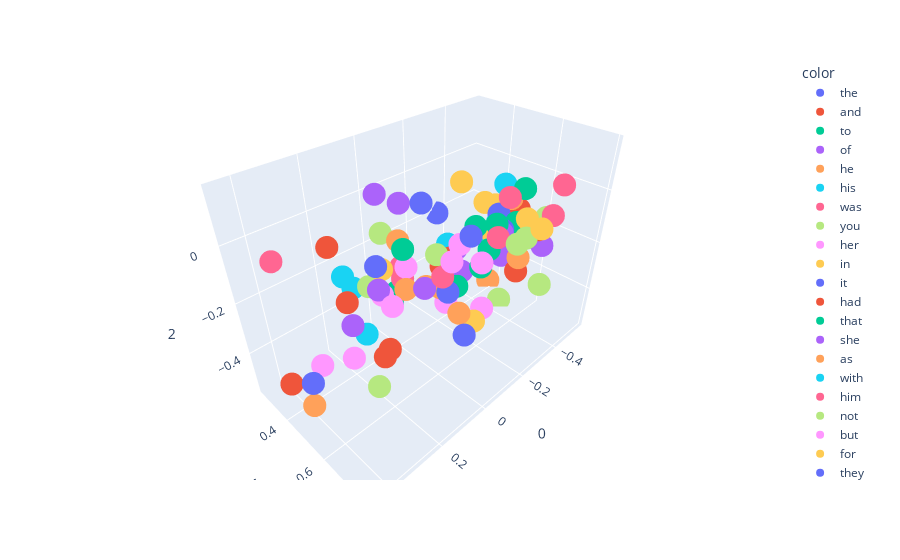

The notebook cell this image was saved under:
### Code cell
import plotly.express as px
fig = px.scatter_3d(X[:100], x=0, y=1, z=2, color=y[:100])   # you can also use like this X[200:300]
fig.show()

### Figure 1 — Plotly figure (JSON) as saved in the notebook; plotly's stock layout.template omitted (floating-point values rounded to 4 significant figures)
{"data": [{"hovertemplate": "color=the<br>0=%{x}<br>1=%{y}<br>2=%{z}<extra></extra>", "legendgroup": "the", "marker": {"color": "#636efa", "symbol": "circle"}, "mode": "markers", "name": "the", "scene": "scene", "showlegend": true, "type": "scatter3d", "x": [0.2239], "y": [0.5856], "z": [-0.01768]}, {"hovertemplate": "color=and<br>0=%{x}<br>1=%{y}<br>2=%{z}<extra></extra>", "legendgroup": "and", "marker": {"color": "#EF553B", "symbol": "circle"}, "mode": "markers", "name": "and", "scene": "scene", "showlegend": true, "type": "scatter3d", "x": [0.2188], "y": [0.3511], "z": [-0.0674]}, {"hovertemplate": "color=to<br>0=%{x}<br>1=%{y}<br>2=%{z}<extra></extra>", "legendgroup": "to", "marker": {"color": "#00cc96", "symbol": "circle"}, "mode": "markers", "name": "to", "scene": "scene", "showlegend": true, "type": "scatter3d", "x": [-0.2525], "y": [0.5538], "z": [-0.2697]}, {"hovertemplate": "color=of<br>0=%{x}<br>1=%{y}<br>2=%{z}<extra></extra>", "legendgroup": "of", "marker": {"color": "#ab63fa", "symbol": "circle"}, "mode": "markers", "name": "of", "scene": "scene", "showlegend": true, "type": "scatter3d", "x": [0.06559], "y": [0.3969], "z": [0.06685]}, {"hovertemplate": "color=he<br>0=%{x}<br>1=%{y}<br>2=%{z}<extra></extra>", "legendgroup": "he", "marker": {"color": "#FFA15A", "symbol": "circle"}, "mode": "markers", "name": "he", "scene": "scene", "showlegend": true, "type": "scatter3d", "x": [-0.06401], "y": [0.5442], "z": [-0.2646]}, {"hovertemplate": "color=his<br>0=%{x}<br>1=%{y}<br>2=%{z}<extra></extra>", "legendgroup": "his", "marker": {"color": "#19d3f3", "symbol": "circle"}, "mode": "markers", "name": "his", "scene": "scene", "showlegend": true, "type": "scatter3d", "x": [0.0866], "y": [0.2644], "z": [-0.335]}, {"hovertemplate": "color=was<br>0=%{x}<br>1=%{y}<br>2=%{z}<extra></extra>", "legendgroup": "was", "marker": {"color": "#FF6692", "symbol": "circle"}, "mode": "markers", "name": "was", "scene": "scene", "showlegend": true, "type": "scatter3d", "x": [-0.04942], "y": [0.3729], "z": [-0.3075]}, {"hovertemplate": "color=you<br>0=%{x}<br>1=%{y}<br>2=%{z}<extra></extra>", "legendgroup": "you", "marker": {"color": "#B6E880", "symbol": "circle"}, "mode": "markers", "name": "you", "scene": "scene", "showlegend": true, "type": "scatter3d", "x": [-0.5113], "y": [0.629], "z": [-0.1466]}, {"hovertemplate": "color=her<br>0=%{x}<br>1=%{y}<br>2=%{z}<extra></extra>", "legendgroup": "her", "marker": {"color": "#FF97FF", "symbol": "circle"}, "mode": "markers", "name": "her", "scene": "scene", "showlegend": true, "type": "scatter3d", "x": [0.0341], "y": [0.3605], "z": [-0.3423]}, {"hovertemplate": "color=in<br>0=%{x}<br>1=%{y}<br>2=%{z}<extra></extra>", "legendgroup": "in", "marker": {"color": "#FECB52", "symbol": "circle"}, "mode": "markers", "name": "in", "scene": "scene", "showlegend": true, "type": "scatter3d", "x": [0.1108], "y": [0.4639], "z": [-0.1445]}, {"hovertemplate": "color=it<br>0=%{x}<br>1=%{y}<br>2=%{z}<extra></extra>", "legendgroup": "it", "marker": {"color": "#636efa", "symbol": "circle"}, "mode": "markers", "name": "it", "scene": "scene", "showlegend": true, "type": "scatter3d", "x": [-0.03654], "y": [0.6019], "z": [-0.2356]}, {"hovertemplate": "color=had<br>0=%{x}<br>1=%{y}<br>2=%{z}<extra></extra>", "legendgroup": "had", "marker": {"color": "#EF553B", "symbol": "circle"}, "mode": "markers", "name": "had", "scene": "scene", "showlegend": true, "type": "scatter3d", "x": [-0.09862], "y": [0.5115], "z": [-0.2116]}, {"hovertemplate": "color=that<br>0=%{x}<br>1=%{y}<br>2=%{z}<extra></extra>", "legendgroup": "that", "marker": {"color": "#00cc96", "symbol": "circle"}, "mode": "markers", "name": "that", "scene": "scene", "showlegend": true, "type": "scatter3d", "x": [-0.2619], "y": [0.6014], "z": [-0.0833]}, {"hovertemplate": "color=she<br>0=%{x}<br>1=%{y}<br>2=%{z}<extra></extra>", "legendgroup": "she", "marker": {"color": "#ab63fa", "symbol": "circle"}, "mode": "markers", "name": "she", "scene": "scene", "showlegend": true, "type": "scatter3d", "x": [-0.0258], "y": [0.5082], "z": [-0.2653]}, {"hovertemplate": "color=as<br>0=%{x}<br>1=%{y}<br>2=%{z}<extra></extra>", "legendgroup": "as", "marker": {"color": "#FFA15A", "symbol": "circle"}, "mode": "markers", "name": "as", "scene": "scene", "showlegend": true, "type": "scatter3d", "x": [0.009214], "y": [0.4554], "z": [-0.2791]}, {"hovertemplate": "color=with<br>0=%{x}<br>1=%{y}<br>2=%{z}<extra></extra>", "legendgroup": "with", "marker": {"color": "#19d3f3", "symbol": "circle"}, "mode": "markers", "name": "with", "scene": "scene", "showlegend": true, "type": "scatter3d", "x": [0.1303], "y": [0.2761], "z": [-0.2582]}, {"hovertemplate": "color=him<br>0=%{x}<br>1=%{y}<br>2=%{z}<extra></extra>", "legendgroup": "him", "marker": {"color": "#FF6692", "symbol": "circle"}, "mode": "markers", "name": "him", "scene": "scene", "showlegend": true, "type": "scatter3d", "x": [-0.0977], "y": [0.5071], "z": [-0.2962]}, {"hovertemplate": "color=not<br>0=%{x}<br>1=%{y}<br>2=%{z}<extra></extra>", "legendgroup": "not", "marker": {"color": "#B6E880", "symbol": "circle"}, "mode": "markers", "name": "not", "scene": "scene", "showlegend": true, "type": "scatter3d", "x": [-0.4252], "y": [0.568], "z": [-0.2289]}, {"hovertemplate": "color=but<br>0=%{x}<br>1=%{y}<br>2=%{z}<extra></extra>", "legendgroup": "but", "marker": {"color": "#FF97FF", "symbol": "circle"}, "mode": "markers", "name": "but", "scene": "scene", "showlegend": true, "type": "scatter3d", "x": [-0.2064], "y": [0.5945], "z": [-0.2105]}, {"hovertemplate": "color=for<br>0=%{x}<br>1=%{y}<br>2=%{z}<extra></extra>", "legendgroup": "for", "marker": {"color": "#FECB52", "symbol": "circle"}, "mode": "markers", "name": "for", "scene": "scene", "showlegend": true, "type": "scatter3d", "x": [-0.375], "y": [0.5113], "z": [-0.2246]}, {"hovertemplate": "color=they<br>0=%{x}<br>1=%{y}<br>2=%{z}<extra></extra>", "legendgroup": "they", "marker": {"color": "#636efa", "symbol": "circle"}, "mode": "markers", "name": "they", "scene": "scene", "showlegend": true, "type": "scatter3d", "x": [0.01342], "y": [0.7267], "z": [0.0448]}, {"hovertemplate": "color=is<br>0=%{x}<br>1=%{y}<br>2=%{z}<extra></extra>", "legendgroup": "is", "marker": {"color": "#EF553B", "symbol": "circle"}, "mode": "markers", "name": "is", "scene": "scene", "showlegend": true, "type": "scatter3d", "x": [-0.5402], "y": [0.4905], "z": [-0.1769]}, {"hovertemplate": "color=at<br>0=%{x}<br>1=%{y}<br>2=%{z}<extra></extra>", "legendgroup": "at", "marker": {"color": "#00cc96", "symbol": "circle"}, "mode": "markers", "name": "at", "scene": "scene", "showlegend": true, "type": "scatter3d", "x": [-0.0251], "y": [0.3657], "z": [-0.3574]}, {"hovertemplate": "color=on<br>0=%{x}<br>1=%{y}<br>2=%{z}<extra></extra>", "legendgroup": "on", "marker": {"color": "#ab63fa", "symbol": "circle"}, "mode": "markers", "name": "on", "scene": "scene", "showlegend": true, "type": "scatter3d", "x": [0.2229], "y": [0.4453], "z": [-0.3099]}, {"hovertemplate": "color=said<br>0=%{x}<br>1=%{y}<br>2=%{z}<extra></extra>", "legendgroup": "said", "marker": {"color": "#FFA15A", "symbol": "circle"}, "mode": "markers", "name": "said", "scene": "scene", "showlegend": true, "type": "scatter3d", "x": [-0.5218], "y": [0.3826], "z": [-0.555]}, {"hovertemplate": "color=my<br>0=%{x}<br>1=%{y}<br>2=%{z}<extra></extra>", "legendgroup": "my", "marker": {"color": "#19d3f3", "symbol": "circle"}, "mode": "markers", "name": "my", "scene": "scene", "showlegend": true, "type": "scatter3d", "x": [-0.4485], "y": [0.4801], "z": [-0.1931]}, {"hovertemplate": "color=have<br>0=%{x}<br>1=%{y}<br>2=%{z}<extra></extra>", "legendgroup": "have", "marker": {"color": "#FF6692", "symbol": "circle"}, "mode": "markers", "name": "have", "scene": "scene", "showlegend": true, "type": "scatter3d", "x": [-0.3544], "y": [0.6198], "z": [-0.1665]}, {"hovertemplate": "color=be<br>0=%{x}<br>1=%{y}<br>2=%{z}<extra></extra>", "legendgroup": "be", "marker": {"color": "#B6E880", "symbol": "circle"}, "mode": "markers", "name": "be", "scene": "scene", "showlegend": true, "type": "scatter3d", "x": [-0.3574], "y": [0.6551], "z": [-0.1539]}, {"hovertemplate": "color=them<br>0=%{x}<br>1=%{y}<br>2=%{z}<extra></extra>", "legendgroup": "them", "marker": {"color": "#FF97FF", "symbol": "circle"}, "mode": "markers", "name": "them", "scene": "scene", "showlegend": true, "type": "scatter3d", "x": [0.04801], "y": [0.6931], "z": [-0.03611]}, {"hovertemplate": "color=lord<br>0=%{x}<br>1=%{y}<br>2=%{z}<extra></extra>", "legendgroup": "lord", "marker": {"color": "#FECB52", "symbol": "circle"}, "mode": "markers", "name": "lord", "scene": "scene", "showlegend": true, "type": "scatter3d", "x": [-0.458], "y": [0.4391], "z": [-0.1474]}, {"hovertemplate": "color=no<br>0=%{x}<br>1=%{y}<br>2=%{z}<extra></extra>", "legendgroup": "no", "marker": {"color": "#636efa", "symbol": "circle"}, "mode": "markers", "name": "no", "scene": "scene", "showlegend": true, "type": "scatter3d", "x": [-0.3548], "y": [0.5368], "z": [-0.1081]}, {"hovertemplate": "color=from<br>0=%{x}<br>1=%{y}<br>2=%{z}<extra></extra>", "legendgroup": "from", "marker": {"color": "#EF553B", "symbol": "circle"}, "mode": "markers", "name": "from", "scene": "scene", "showlegend": true, "type": "scatter3d", "x": [0.224], "y": [0.4309], "z": [-0.2266]}, {"hovertemplate": "color=were<br>0=%{x}<br>1=%{y}<br>2=%{z}<extra></extra>", "legendgroup": "were", "marker": {"color": "#00cc96", "symbol": "circle"}, "mode": "markers", "name": "were", "scene": "scene", "showlegend": true, "type": "scatter3d", "x": [0.06664], "y": [0.5138], "z": [-0.0695]}, {"hovertemplate": "color=would<br>0=%{x}<br>1=%{y}<br>2=%{z}<extra></extra>", "legendgroup": "would", "marker": {"color": "#ab63fa", "symbol": "circle"}, "mode": "markers", "name": "would", "scene": "scene", "showlegend": true, "type": "scatter3d", "x": [-0.3754], "y": [0.546], "z": [-0.2823]}, {"hovertemplate": "color=me<br>0=%{x}<br>1=%{y}<br>2=%{z}<extra></extra>", "legendgroup": "me", "marker": {"color": "#FFA15A", "symbol": "circle"}, "mode": "markers", "name": "me", "scene": "scene", "showlegend": true, "type": "scatter3d", "x": [-0.4886], "y": [0.5682], "z": [-0.1878]}, {"hovertemplate": "color=your<br>0=%{x}<br>1=%{y}<br>2=%{z}<extra></extra>", "legendgroup": "your", "marker": {"color": "#19d3f3", "symbol": "circle"}, "mode": "markers", "name": "your", "scene": "scene", "showlegend": true, "type": "scatter3d", "x": [-0.4081], "y": [0.4937], "z": [-0.1792]}, {"hovertemplate": "color=one<br>0=%{x}<br>1=%{y}<br>2=%{z}<extra></extra>", "legendgroup": "one", "marker": {"color": "#FF6692", "symbol": "circle"}, "mode": "markers", "name": "one", "scene": "scene", "showlegend": true, "type": "scatter3d", "x": [-0.01902], "y": [0.5952], "z": [-0.1713]}, {"hovertemplate": "color=all<br>0=%{x}<br>1=%{y}<br>2=%{z}<extra></extra>", "legendgroup": "all", "marker": {"color": "#B6E880", "symbol": "circle"}, "mode": "markers", "name": "all", "scene": "scene", "showlegend": true, "type": "scatter3d", "x": [-0.1658], "y": [0.7513], "z": [-0.04894]}, {"hovertemplate": "color=when<br>0=%{x}<br>1=%{y}<br>2=%{z}<extra></extra>", "legendgroup": "when", "marker": {"color": "#FF97FF", "symbol": "circle"}, "mode": "markers", "name": "when", "scene": "scene", "showlegend": true, "type": "scatter3d", "x": [-0.1008], "y": [0.5333], "z": [-0.3518]}, {"hovertemplate": "color=will<br>0=%{x}<br>1=%{y}<br>2=%{z}<extra></extra>", "legendgroup": "will", "marker": {"color": "#FECB52", "symbol": "circle"}, "mode": "markers", "name": "will", "scene": "scene", "showlegend": true, "type": "scatter3d", "x": [-0.4861], "y": [0.5266], "z": [-0.2272]}, {"hovertemplate": "color=ser<br>0=%{x}<br>1=%{y}<br>2=%{z}<extra></extra>", "legendgroup": "ser", "marker": {"color": "#636efa", "symbol": "circle"}, "mode": "markers", "name": "ser", "scene": "scene", "showlegend": true, "type": "scatter3d", "x": [-0.3412], "y": [0.2519], "z": [-0.2092]}, {"hovertemplate": "color=if<br>0=%{x}<br>1=%{y}<br>2=%{z}<extra></extra>", "legendgroup": "if", "marker": {"color": "#EF553B", "symbol": "circle"}, "mode": "markers", "name": "if", "scene": "scene", "showlegend": true, "type": "scatter3d", "x": [-0.3686], "y": [0.6207], "z": [-0.3112]}, {"hovertemplate": "color=so<br>0=%{x}<br>1=%{y}<br>2=%{z}<extra></extra>", "legendgroup": "so", "marker": {"color": "#00cc96", "symbol": "circle"}, "mode": "markers", "name": "so", "scene": "scene", "showlegend": true, "type": "scatter3d", "x": [-0.1313], "y": [0.5536], "z": [-0.2886]}, {"hovertemplate": "color=their<br>0=%{x}<br>1=%{y}<br>2=%{z}<extra></extra>", "legendgroup": "their", "marker": {"color": "#ab63fa", "symbol": "circle"}, "mode": "markers", "name": "their", "scene": "scene", "showlegend": true, "type": "scatter3d", "x": [0.1118], "y": [0.5561], "z": [0.1141]}, {"hovertemplate": "color=could<br>0=%{x}<br>1=%{y}<br>2=%{z}<extra></extra>", "legendgroup": "could", "marker": {"color": "#FFA15A", "symbol": "circle"}, "mode": "markers", "name": "could", "scene": "scene", "showlegend": true, "type": "scatter3d", "x": [-0.06725], "y": [0.472], "z": [-0.299]}, {"hovertemplate": "color=are<br>0=%{x}<br>1=%{y}<br>2=%{z}<extra></extra>", "legendgroup": "are", "marker": {"color": "#19d3f3", "symbol": "circle"}, "mode": "markers", "name": "are", "scene": "scene", "showlegend": true, "type": "scatter3d", "x": [-0.3801], "y": [0.5355], "z": [-0.004914]}, {"hovertemplate": "color=we<br>0=%{x}<br>1=%{y}<br>2=%{z}<extra></extra>", "legendgroup": "we", "marker": {"color": "#FF6692", "symbol": "circle"}, "mode": "markers", "name": "we", "scene": "scene", "showlegend": true, "type": "scatter3d", "x": [-0.3447], "y": [0.7504], "z": [-0.02583]}, {"hovertemplate": "color=man<br>0=%{x}<br>1=%{y}<br>2=%{z}<extra></extra>", "legendgroup": "man", "marker": {"color": "#B6E880", "symbol": "circle"}, "mode": "markers", "name": "man", "scene": "scene", "showlegend": true, "type": "scatter3d", "x": [-0.08174], "y": [0.5071], "z": [-0.1606]}, {"hovertemplate": "color=there<br>0=%{x}<br>1=%{y}<br>2=%{z}<extra></extra>", "legendgroup": "there", "marker": {"color": "#FF97FF", "symbol": "circle"}, "mode": "markers", "name": "there", "scene": "scene", "showlegend": true, "type": "scatter3d", "x": [-0.04316], "y": [0.6391], "z": [-0.04528]}, {"hovertemplate": "color=this<br>0=%{x}<br>1=%{y}<br>2=%{z}<extra></extra>", "legendgroup": "this", "marker": {"color": "#FECB52", "symbol": "circle"}, "mode": "markers", "name": "this", "scene": "scene", "showlegend": true, "type": "scatter3d", "x": [-0.3907], "y": [0.6289], "z": [-0.104]}, {"hovertemplate": "color=up<br>0=%{x}<br>1=%{y}<br>2=%{z}<extra></extra>", "legendgroup": "up", "marker": {"color": "#636efa", "symbol": "circle"}, "mode": "markers", "name": "up", "scene": "scene", "showlegend": true, "type": "scatter3d", "x": [0.4254], "y": [0.5195], "z": [-0.3539]}, {"hovertemplate": "color=been<br>0=%{x}<br>1=%{y}<br>2=%{z}<extra></extra>", "legendgroup": "been", "marker": {"color": "#EF553B", "symbol": "circle"}, "mode": "markers", "name": "been", "scene": "scene", "showlegend": true, "type": "scatter3d", "x": [-0.1368], "y": [0.5149], "z": [-0.1957]}, {"hovertemplate": "color=what<br>0=%{x}<br>1=%{y}<br>2=%{z}<extra></extra>", "legendgroup": "what", "marker": {"color": "#00cc96", "symbol": "circle"}, "mode": "markers", "name": "what", "scene": "scene", "showlegend": true, "type": "scatter3d", "x": [-0.3618], "y": [0.6069], "z": [-0.1151]}, {"hovertemplate": "color=did<br>0=%{x}<br>1=%{y}<br>2=%{z}<extra></extra>", "legendgroup": "did", "marker": {"color": "#ab63fa", "symbol": "circle"}, "mode": "markers", "name": "did", "scene": "scene", "showlegend": true, "type": "scatter3d", "x": [-0.3182], "y": [0.4085], "z": [-0.3935]}, {"hovertemplate": "color=by<br>0=%{x}<br>1=%{y}<br>2=%{z}<extra></extra>", "legendgroup": "by", "marker": {"color": "#FFA15A", "symbol": "circle"}, "mode": "markers", "name": "by", "scene": "scene", "showlegend": true, "type": "scatter3d", "x": [0.02799], "y": [0.4473], "z": [-0.08605]}, {"hovertemplate": "color=do<br>0=%{x}<br>1=%{y}<br>2=%{z}<extra></extra>", "legendgroup": "do", "marker": {"color": "#19d3f3", "symbol": "circle"}, "mode": "markers", "name": "do", "scene": "scene", "showlegend": true, "type": "scatter3d", "x": [-0.5326], "y": [0.5199], "z": [-0.2753]}, {"hovertemplate": "color=men<br>0=%{x}<br>1=%{y}<br>2=%{z}<extra></extra>", "legendgroup": "men", "marker": {"color": "#FF6692", "symbol": "circle"}, "mode": "markers", "name": "men", "scene": "scene", "showlegend": true, "type": "scatter3d", "x": [-0.04719], "y": [0.7956], "z": [0.16]}, {"hovertemplate": "color=back<br>0=%{x}<br>1=%{y}<br>2=%{z}<extra></extra>", "legendgroup": "back", "marker": {"color": "#B6E880", "symbol": "circle"}, "mode": "markers", "name": "back", "scene": "scene", "showlegend": true, "type": "scatter3d", "x": [0.2141], "y": [0.5426], "z": [-0.5156]}, {"hovertemplate": "color=out<br>0=%{x}<br>1=%{y}<br>2=%{z}<extra></extra>", "legendgroup": "out", "marker": {"color": "#FF97FF", "symbol": "circle"}, "mode": "markers", "name": "out", "scene": "scene", "showlegend": true, "type": "scatter3d", "x": [0.2816], "y": [0.5216], "z": [-0.3548]}, {"hovertemplate": "color=more<br>0=%{x}<br>1=%{y}<br>2=%{z}<extra></extra>", "legendgroup": "more", "marker": {"color": "#FECB52", "symbol": "circle"}, "mode": "markers", "name": "more", "scene": "scene", "showlegend": true, "type": "scatter3d", "x": [-0.1849], "y": [0.5768], "z": [-0.08238]}, {"hovertemplate": "color=or<br>0=%{x}<br>1=%{y}<br>2=%{z}<extra></extra>", "legendgroup": "or", "marker": {"color": "#636efa", "symbol": "circle"}, "mode": "markers", "name": "or", "scene": "scene", "showlegend": true, "type": "scatter3d", "x": [-0.3037], "y": [0.5951], "z": [-0.1244]}, {"hovertemplate": "color=king<br>0=%{x}<br>1=%{y}<br>2=%{z}<extra></extra>", "legendgroup": "king", "marker": {"color": "#EF553B", "symbol": "circle"}, "mode": "markers", "name": "king", "scene": "scene", "showlegend": true, "type": "scatter3d", "x": [-0.4019], "y": [0.6678], "z": [-0.1353]}, {"hovertemplate": "color=who<br>0=%{x}<br>1=%{y}<br>2=%{z}<extra></extra>", "legendgroup": "who", "marker": {"color": "#00cc96", "symbol": "circle"}, "mode": "markers", "name": "who", "scene": "scene", "showlegend": true, "type": "scatter3d", "x": [-0.3812], "y": [0.6144], "z": [0.005533]}, {"hovertemplate": "color=well<br>0=%{x}<br>1=%{y}<br>2=%{z}<extra></extra>", "legendgroup": "well", "marker": {"color": "#ab63fa", "symbol": "circle"}, "mode": "markers", "name": "well", "scene": "scene", "showlegend": true, "type": "scatter3d", "x": [-0.2725], "y": [0.6171], "z": [-0.1141]}, {"hovertemplate": "color=down<br>0=%{x}<br>1=%{y}<br>2=%{z}<extra></extra>", "legendgroup": "down", "marker": {"color": "#FFA15A", "symbol": "circle"}, "mode": "markers", "name": "down", "scene": "scene", "showlegend": true, "type": "scatter3d", "x": [0.4457], "y": [0.5424], "z": [-0.4119]}, {"hovertemplate": "color=than<br>0=%{x}<br>1=%{y}<br>2=%{z}<extra></extra>", "legendgroup": "than", "marker": {"color": "#19d3f3", "symbol": "circle"}, "mode": "markers", "name": "than", "scene": "scene", "showlegend": true, "type": "scatter3d", "x": [-0.1764], "y": [0.4657], "z": [-0.1811]}, {"hovertemplate": "color=only<br>0=%{x}<br>1=%{y}<br>2=%{z}<extra></extra>", "legendgroup": "only", "marker": {"color": "#FF6692", "symbol": "circle"}, "mode": "markers", "name": "only", "scene": "scene", "showlegend": true, "type": "scatter3d", "x": [-0.2442], "y": [0.6237], "z": [-0.1162]}, {"hovertemplate": "color=like<br>0=%{x}<br>1=%{y}<br>2=%{z}<extra></extra>", "legendgroup": "like", "marker": {"color": "#B6E880", "symbol": "circle"}, "mode": "markers", "name": "like", "scene": "scene", "showlegend": true, "type": "scatter3d", "x": [0.1111], "y": [0.3909], "z": [-0.2478]}, {"hovertemplate": "color=jon<br>0=%{x}<br>1=%{y}<br>2=%{z}<extra></extra>", "legendgroup": "jon", "marker": {"color": "#FF97FF", "symbol": "circle"}, "mode": "markers", "name": "jon", "scene": "scene", "showlegend": true, "type": "scatter3d", "x": [-0.04913], "y": [0.3935], "z": [-0.2495]}, {"hovertemplate": "color=some<br>0=%{x}<br>1=%{y}<br>2=%{z}<extra></extra>", "legendgroup": "some", "marker": {"color": "#FECB52", "symbol": "circle"}, "mode": "markers", "name": "some", "scene": "scene", "showlegend": true, "type": "scatter3d", "x": [-0.1118], "y": [0.5762], "z": [0.1069]}, {"hovertemplate": "color=old<br>0=%{x}<br>1=%{y}<br>2=%{z}<extra></extra>", "legendgroup": "old", "marker": {"color": "#636efa", "symbol": "circle"}, "mode": "markers", "name": "old", "scene": "scene", "showlegend": true, "type": "scatter3d", "x": [-0.1187], "y": [0.3995], "z": [-0.0291]}, {"hovertemplate": "color=hand<br>0=%{x}<br>1=%{y}<br>2=%{z}<extra></extra>", "legendgroup": "hand", "marker": {"color": "#EF553B", "symbol": "circle"}, "mode": "markers", "name": "hand", "scene": "scene", "showlegend": true, "type": "scatter3d", "x": [0.07744], "y": [0.4382], "z": [-0.5157]}, {"hovertemplate": "color=even<br>0=%{x}<br>1=%{y}<br>2=%{z}<extra></extra>", "legendgroup": "even", "marker": {"color": "#00cc96", "symbol": "circle"}, "mode": "markers", "name": "even", "scene": "scene", "showlegend": true, "type": "scatter3d", "x": [-0.1871], "y": [0.576], "z": [-0.07125]}, {"hovertemplate": "color=too<br>0=%{x}<br>1=%{y}<br>2=%{z}<extra></extra>", "legendgroup": "too", "marker": {"color": "#ab63fa", "symbol": "circle"}, "mode": "markers", "name": "too", "scene": "scene", "showlegend": true, "type": "scatter3d", "x": [-0.2048], "y": [0.4787], "z": [-0.208]}, {"hovertemplate": "color=before<br>0=%{x}<br>1=%{y}<br>2=%{z}<extra></extra>", "legendgroup": "before", "marker": {"color": "#FFA15A", "symbol": "circle"}, "mode": "markers", "name": "before", "scene": "scene", "showlegend": true, "type": "scatter3d", "x": [-0.07096], "y": [0.6206], "z": [-0.3304]}, {"hovertemplate": "color=never<br>0=%{x}<br>1=%{y}<br>2=%{z}<extra></extra>", "legendgroup": "never", "marker": {"color": "#19d3f3", "symbol": "circle"}, "mode": "markers", "name": "never", "scene": "scene", "showlegend": true, "type": "scatter3d", "x": [-0.4494], "y": [0.5427], "z": [-0.2446]}, {"hovertemplate": "color=tyrion<br>0=%{x}<br>1=%{y}<br>2=%{z}<extra></extra>", "legendgroup": "tyrion", "marker": {"color": "#FF6692", "symbol": "circle"}, "mode": "markers", "name": "tyrion", "scene": "scene", "showlegend": true, "type": "scatter3d", "x": [-0.1161], "y": [0.2893], "z": [-0.3318]}, {"hovertemplate": "color=an<br>0=%{x}<br>1=%{y}<br>2=%{z}<extra></extra>", "legendgroup": "an", "marker": {"color": "#B6E880", "symbol": "circle"}, "mode": "markers", "name": "an", "scene": "scene", "showlegend": true, "type": "scatter3d", "x": [0.01673], "y": [0.3499], "z": [-0.1059]}, {"hovertemplate": "color=off<br>0=%{x}<br>1=%{y}<br>2=%{z}<extra></extra>", "legendgroup": "off", "marker": {"color": "#FF97FF", "symbol": "circle"}, "mode": "markers", "name": "off", "scene": "scene", "showlegend": true, "type": "scatter3d", "x": [0.3225], "y": [0.3974], "z": [-0.4466]}, {"hovertemplate": "color=see<br>0=%{x}<br>1=%{y}<br>2=%{z}<extra></extra>", "legendgroup": "see", "marker": {"color": "#FECB52", "symbol": "circle"}, "mode": "markers", "name": "see", "scene": "scene", "showlegend": true, "type": "scatter3d", "x": [-0.1452], "y": [0.623], "z": [-0.4081]}, {"hovertemplate": "color=know<br>0=%{x}<br>1=%{y}<br>2=%{z}<extra></extra>", "legendgroup": "know", "marker": {"color": "#636efa", "symbol": "circle"}, "mode": "markers", "name": "know", "scene": "scene", "showlegend": true, "type": "scatter3d", "x": [-0.5467], "y": [0.5586], "z": [-0.2259]}, {"hovertemplate": "color=into<br>0=%{x}<br>1=%{y}<br>2=%{z}<extra></extra>", "legendgroup": "into", "marker": {"color": "#EF553B", "symbol": "circle"}, "mode": "markers", "name": "into", "scene": "scene", "showlegend": true, "type": "scatter3d", "x": [0.4362], "y": [0.3993], "z": [-0.4423]}, {"hovertemplate": "color=made<br>0=%{x}<br>1=%{y}<br>2=%{z}<extra></extra>", "legendgroup": "made", "marker": {"color": "#00cc96", "symbol": "circle"}, "mode": "markers", "name": "made", "scene": "scene", "showlegend": true, "type": "scatter3d", "x": [-0.01727], "y": [0.3491], "z": [-0.4149]}, {"hovertemplate": "color=father<br>0=%{x}<br>1=%{y}<br>2=%{z}<extra></extra>", "legendgroup": "father", "marker": {"color": "#ab63fa", "symbol": "circle"}, "mode": "markers", "name": "father", "scene": "scene", "showlegend": true, "type": "scatter3d", "x": [-0.4605], "y": [0.6567], "z": [-0.2288]}, {"hovertemplate": "color=now<br>0=%{x}<br>1=%{y}<br>2=%{z}<extra></extra>", "legendgroup": "now", "marker": {"color": "#FFA15A", "symbol": "circle"}, "mode": "markers", "name": "now", "scene": "scene", "showlegend": true, "type": "scatter3d", "x": [-0.3122], "y": [0.662], "z": [-0.2078]}, {"hovertemplate": "color=eyes<br>0=%{x}<br>1=%{y}<br>2=%{z}<extra></extra>", "legendgroup": "eyes", "marker": {"color": "#19d3f3", "symbol": "circle"}, "mode": "markers", "name": "eyes", "scene": "scene", "showlegend": true, "type": "scatter3d", "x": [0.182], "y": [0.4571], "z": [-0.3642]}, {"hovertemplate": "color=black<br>0=%{x}<br>1=%{y}<br>2=%{z}<extra></extra>", "legendgroup": "black", "marker": {"color": "#FF6692", "symbol": "circle"}, "mode": "markers", "name": "black", "scene": "scene", "showlegend": true, "type": "scatter3d", "x": [0.4251], "y": [0.4187], "z": [0.01396]}, {"hovertemplate": "color=told<br>0=%{x}<br>1=%{y}<br>2=%{z}<extra></extra>", "legendgroup": "told", "marker": {"color": "#B6E880", "symbol": "circle"}, "mode": "markers", "name": "told", "scene": "scene", "showlegend": true, "type": "scatter3d", "x": [-0.4503], "y": [0.4998], "z": [-0.5537]}, {"hovertemplate": "color=thought<br>0=%{x}<br>1=%{y}<br>2=%{z}<extra></extra>", "legendgroup": "thought", "marker": {"color": "#FF97FF", "symbol": "circle"}, "mode": "markers", "name": "thought", "scene": "scene", "showlegend": true, "type": "scatter3d", "x": [-0.3254], "y": [0.5134], "z": [-0.5202]}, {"hovertemplate": "color=lady<br>0=%{x}<br>1=%{y}<br>2=%{z}<extra></extra>", "legendgroup": "lady", "marker": {"color": "#FECB52", "symbol": "circle"}, "mode": "markers", "name": "lady", "scene": "scene", "showlegend": true, "type": "scatter3d", "x": [-0.5298], "y": [0.3334], "z": [-0.2036]}, {"hovertemplate": "color=time<br>0=%{x}<br>1=%{y}<br>2=%{z}<extra></extra>", "legendgroup": "time", "marker": {"color": "#636efa", "symbol": "circle"}, "mode": "markers", "name": "time", "scene": "scene", "showlegend": true, "type": "scatter3d", "x": [-0.03421], "y": [0.6785], "z": [-0.3649]}, {"hovertemplate": "color=then<br>0=%{x}<br>1=%{y}<br>2=%{z}<extra></extra>", "legendgroup": "then", "marker": {"color": "#EF553B", "symbol": "circle"}, "mode": "markers", "name": "then", "scene": "scene", "showlegend": true, "type": "scatter3d", "x": [0.1107], "y": [0.4504], "z": [-0.5203]}, {"hovertemplate": "color=how<br>0=%{x}<br>1=%{y}<br>2=%{z}<extra></extra>", "legendgroup": "how", "marker": {"color": "#00cc96", "symbol": "circle"}, "mode": "markers", "name": "how", "scene": "scene", "showlegend": true, "type": "scatter3d", "x": [-0.3292], "y": [0.5254], "z": [-0.2464]}, {"hovertemplate": "color=long<br>0=%{x}<br>1=%{y}<br>2=%{z}<extra></extra>", "legendgroup": "long", "marker": {"color": "#ab63fa", "symbol": "circle"}, "mode": "markers", "name": "long", "scene": "scene", "showlegend": true, "type": "scatter3d", "x": [0.1976], "y": [0.5553], "z": [-0.1253]}, {"hovertemplate": "color=has<br>0=%{x}<br>1=%{y}<br>2=%{z}<extra></extra>", "legendgroup": "has", "marker": {"color": "#FFA15A", "symbol": "circle"}, "mode": "markers", "name": "has", "scene": "scene", "showlegend": true, "type": "scatter3d", "x": [-0.4867], "y": [0.4898], "z": [-0.1141]}, {"hovertemplate": "color=might<br>0=%{x}<br>1=%{y}<br>2=%{z}<extra></extra>", "legendgroup": "might", "marker": {"color": "#19d3f3", "symbol": "circle"}, "mode": "markers", "name": "might", "scene": "scene", "showlegend": true, "type": "scatter3d", "x": [-0.3928], "y": [0.4502], "z": [-0.2461]}, {"hovertemplate": "color=us<br>0=%{x}<br>1=%{y}<br>2=%{z}<extra></extra>", "legendgroup": "us", "marker": {"color": "#FF6692", "symbol": "circle"}, "mode": "markers", "name": "us", "scene": "scene", "showlegend": true, "type": "scatter3d", "x": [-0.4047], "y": [0.7379], "z": [0.05247]}, {"hovertemplate": "color=come<br>0=%{x}<br>1=%{y}<br>2=%{z}<extra></extra>", "legendgroup": "come", "marker": {"color": "#B6E880", "symbol": "circle"}, "mode": "markers", "name": "come", "scene": "scene", "showlegend": true, "type": "scatter3d", "x": [-0.3269], "y": [0.7477], "z": [-0.2817]}, {"hovertemplate": "color=where<br>0=%{x}<br>1=%{y}<br>2=%{z}<extra></extra>", "legendgroup": "where", "marker": {"color": "#FF97FF", "symbol": "circle"}, "mode": "markers", "name": "where", "scene": "scene", "showlegend": true, "type": "scatter3d", "x": [0.2145], "y": [0.6335], "z": [-0.1292]}, {"hovertemplate": "color=here<br>0=%{x}<br>1=%{y}<br>2=%{z}<extra></extra>", "legendgroup": "here", "marker": {"color": "#FECB52", "symbol": "circle"}, "mode": "markers", "name": "here", "scene": "scene", "showlegend": true, "type": "scatter3d", "x": [-0.2985], "y": [0.7451], "z": [-0.05595]}], "layout": {"autosize": true, "legend": {"title": {"text": "color"}, "tracegroupgap": 0}, "margin": {"t": 60}, "scene": {"aspectmode": "auto", "aspectratio": {"x": 1.363, "y": 0.7468, "z": 0.9821}, "camera": {"center": {"x": 0, "y": 0, "z": 0}, "eye": {"x": 1.207, "y": 1.207, "z": 1.207}, "projection": {"type": "perspective"}, "up": {"x": 0, "y": 0, "z": 1}}, "domain": {"x": [0, 1], "y": [0, 1]}, "xaxis": {"title": {"text": "0"}, "type": "linear"}, "yaxis": {"title": {"text": "1"}, "type": "linear"}, "zaxis": {"title": {"text": "2"}, "type": "linear"}}}}
